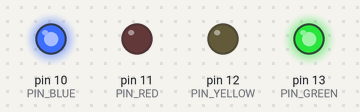
Simulated run of this sketch. Board: Arduino Uno, built with avr-gcc and run on an emulated ATmega328P. Parts: output pins drawn as LEDs (lit = HIGH).

Above: at 0.5 s.
At 4.5 s:
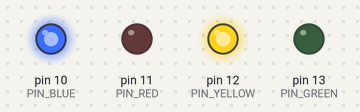
At 5.5 s:
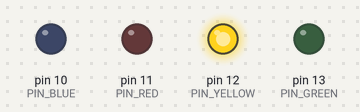
At 6.5 s:
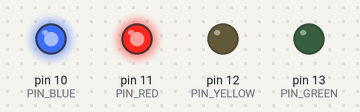
At 7.5 s:
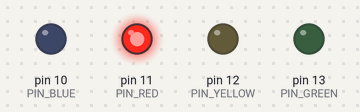
At 9.5 s:
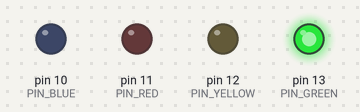
Timing chart, 0 to 11.7 s (numbered marks = the images above):
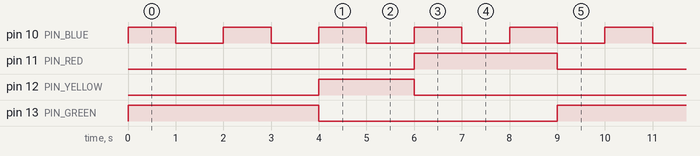

The sketch:

_16_codigo_arduino.ino
```cpp
namespace Config {
  constexpr int PIN_GREEN  = 13;
  constexpr int PIN_YELLOW = 12;
  constexpr int PIN_RED    = 11;
  constexpr int PIN_BLUE   = 10;

  constexpr unsigned long SEMAPHORE_CYCLE_MS = 9000;
  constexpr unsigned long GREEN_MS           = 4000;
  constexpr unsigned long GREEN_PLUS_YELLOW_MS = 6000;
  constexpr unsigned long BLINK_CYCLE_MS     = 2000;
  constexpr unsigned long BLINK_ON_MS        = 1000;
}

class Timer {
public:
  explicit Timer(unsigned long interval_ms) : interval_ms_(interval_ms) {
    reset();
  }

  void reset() {
    start_ = millis();
  }

  unsigned long elapsed_ms() const {
    return millis() - start_;
  }

  bool expired() const {
    return elapsed_ms() >= interval_ms_;
  }

  bool check_and_reset() {
    if (expired()) {
      reset();
      return true;
    }
    return false;
  }

private:
  unsigned long interval_ms_;
  unsigned long start_;
};

static Timer semaphore_timer(Config::SEMAPHORE_CYCLE_MS);
static Timer blink_timer(Config::BLINK_CYCLE_MS);

void update_semaphore() {
  unsigned long t = semaphore_timer.elapsed_ms();

  if (t < Config::GREEN_MS) {
    digitalWrite(Config::PIN_GREEN,  HIGH);
    digitalWrite(Config::PIN_YELLOW, LOW);
    digitalWrite(Config::PIN_RED,    LOW);
  } else if (t < Config::GREEN_PLUS_YELLOW_MS) {
    digitalWrite(Config::PIN_GREEN,  LOW);
    digitalWrite(Config::PIN_YELLOW, HIGH);
    digitalWrite(Config::PIN_RED,    LOW);
  } else {
    digitalWrite(Config::PIN_GREEN,  LOW);
    digitalWrite(Config::PIN_YELLOW, LOW);
    digitalWrite(Config::PIN_RED,    HIGH);
  }

  if (semaphore_timer.check_and_reset())
    (void)0;
}

void update_blink_led() {
  unsigned long t = blink_timer.elapsed_ms();
  digitalWrite(Config::PIN_BLUE, t < Config::BLINK_ON_MS ? HIGH : LOW);
  blink_timer.check_and_reset();
}

void setup() {
  pinMode(Config::PIN_GREEN,  OUTPUT);
  pinMode(Config::PIN_YELLOW, OUTPUT);
  pinMode(Config::PIN_RED,    OUTPUT);
  pinMode(Config::PIN_BLUE,   OUTPUT);
}

void loop() {
  update_semaphore();
  update_blink_led();
}
```

Measured:
- by itself, pin 10 (PIN_BLUE): alternates HIGH for 1.0 s and LOW for 1.0 s
- by itself, pin 11 (PIN_RED): alternates HIGH for 3.0 s and LOW for 6.0 s
- by itself, pin 12 (PIN_YELLOW): alternates HIGH for 2.0 s and LOW for 7.0 s
- by itself, pin 13 (PIN_GREEN): alternates HIGH for 4.0 s and LOW for 5.0 s
